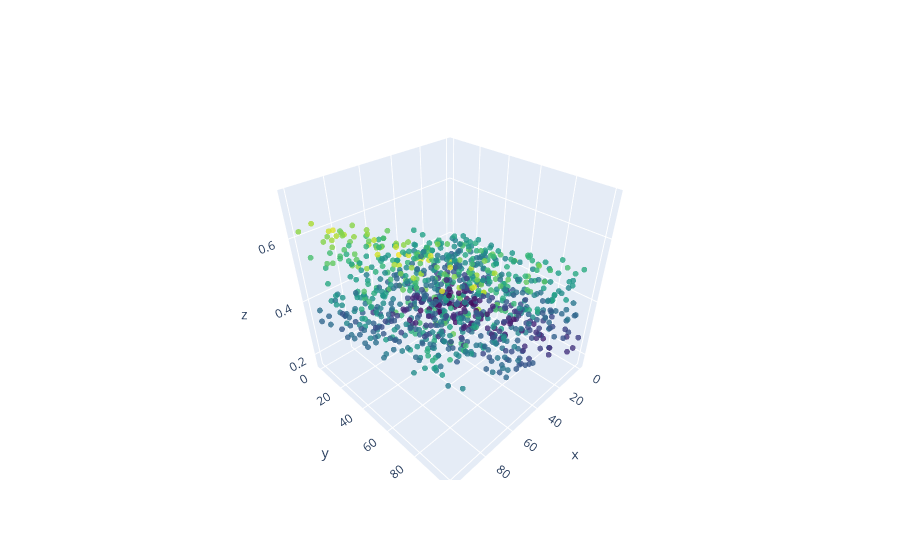

The notebook cell this image was saved under:
### Code cell
fig = go.Figure(data=[go.Scatter3d(x=full_table["agent1"], y=full_table["Starch"], z=full_table["Amylase_Prod"],
                                   mode='markers',
                                   marker=dict(
                                    size=2,
                                    color=full_table["Amylase_e"],                # set color to an array/list of desired values
                                    colorscale='Viridis',   # choose a colorscale
                                    opacity=0.8))])
fig.show()

### Figure 1 — Plotly figure (JSON) as saved in the notebook; plotly's stock layout.template omitted (floating-point values rounded to 4 significant figures; data arrays with more than 128 entries replaced by an {"elided": "..."} marker saying what was removed)
{"data": [{"marker": {"color": {"elided": "1000 float values"}, "colorscale": [[0, "#440154"], [0.1111, "#482878"], [0.2222, "#3e4989"], [0.3333, "#31688e"], [0.4444, "#26828e"], [0.5556, "#1f9e89"], [0.6667, "#35b779"], [0.7778, "#6ece58"], [0.8889, "#b5de2b"], [1, "#fde725"]], "opacity": 0.8, "size": 2}, "mode": "markers", "type": "scatter3d", "x": {"elided": "1000 float values"}, "y": {"elided": "1000 float values"}, "z": {"elided": "1000 float values"}}], "layout": {}}
